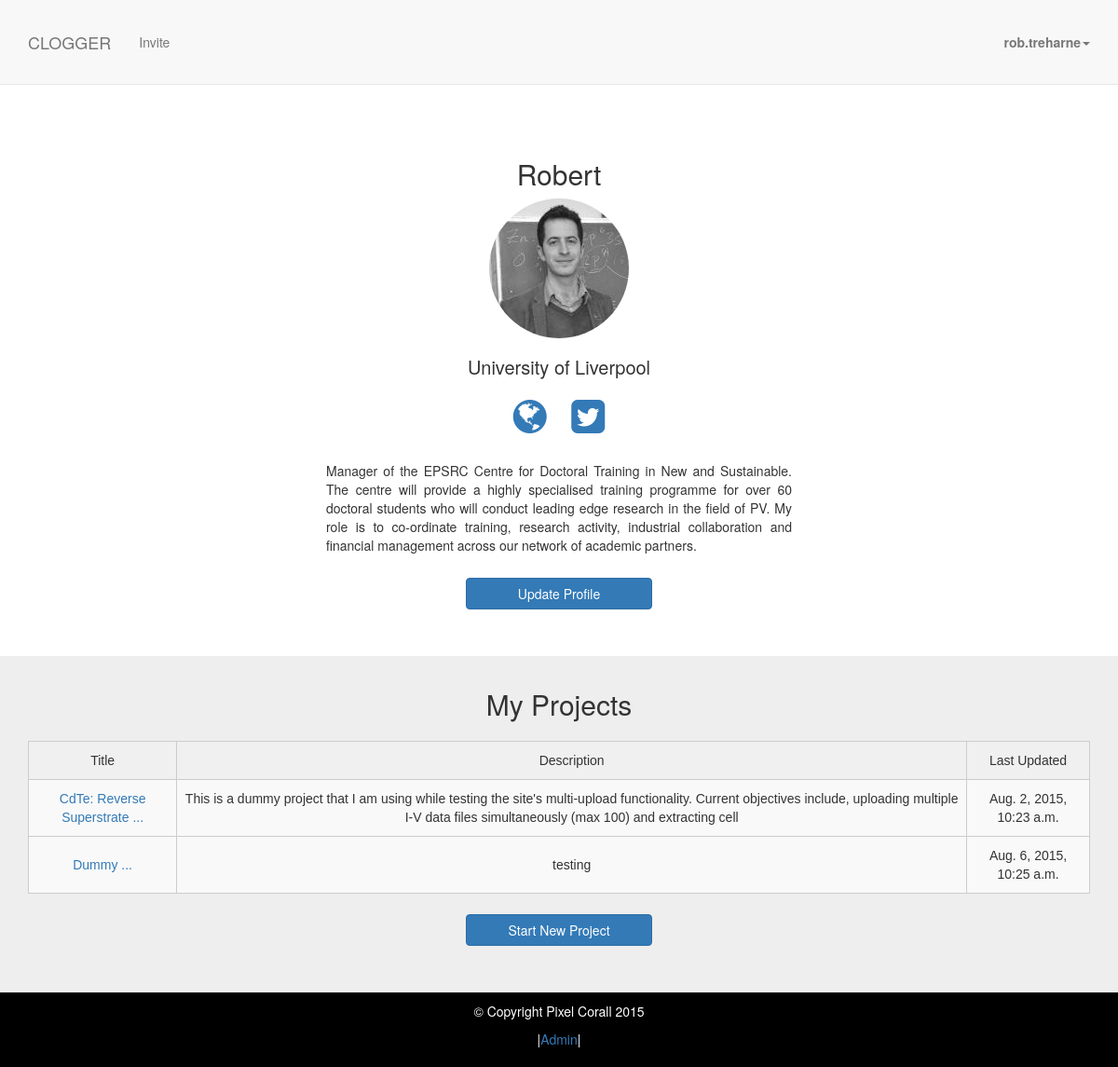
Before: /user/dashboard/ (signed in) with the older database file.
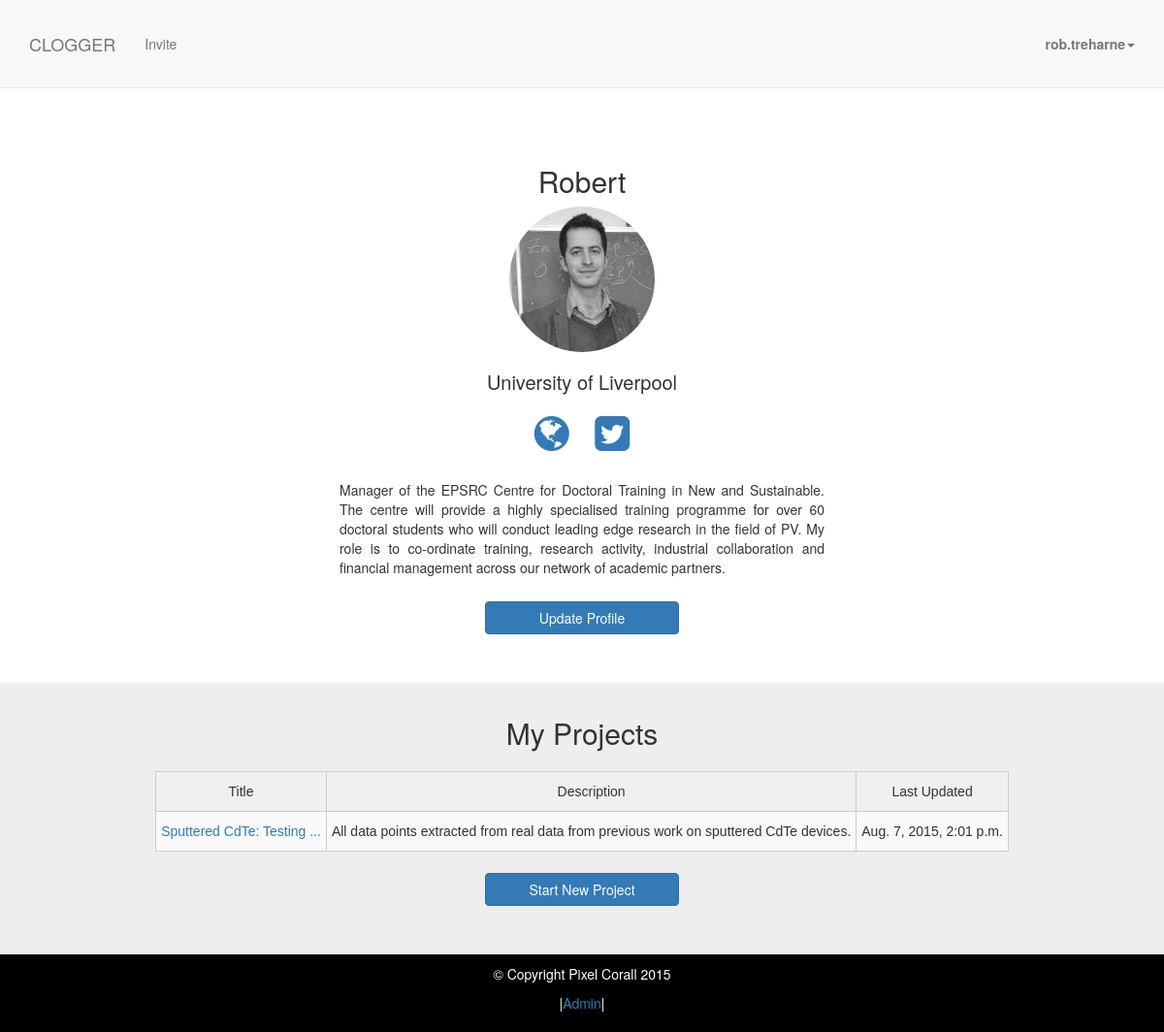
After: the same page with the newer database file.
### projects/models.py (models this page shows, shortened)
class Project(models.Model):
    owner = models.ForeignKey(UserProfile)
    title = models.CharField(max_length=50)
    description = models.TextField(max_length=200)
    start_date = models.DateTimeField(default=timezone.datetime.today())
    updated = models.DateTimeField(default=timezone.datetime.today())

### profiles/views.py (the view)
@login_required
def dashboard(request):
    profile = UserProfile.objects.get(user=request.user)
    projects = Project.objects.filter(owner = profile)
    dict = {'profile': profile, 'projects': projects}
    return render(request, 'dashboard.html', dict)

### profiles/templates/dashboard.html (shortened to what this page needs)
{% extends 'base.html' %}
{% load thumbnail %}
{% block content %}
    <section id="register" class="dashboard-profile-section">
        <div class="container">
            <div class="row">
                <div class="col-lg-12">
					<h2>{{profile.user.first_name}} {{profile.last_name}}</h2>
					{% thumbnail profile.picture "150x150" crop="center" as im %}
					<img class="profile-pic-lg" src="{{im.url}}" name="{{profile.user.first_name}} {{profile.user.last_name}}">
					{% endthumbnail %}
					<h3>{{profile.affiliation}}</h3>
					<p>
						{% if profile.url %}
						<a href="{{profile.url}}" target="_blank"><i class="fa fa-globe fa-3x"></i></a>
						{% endif %}
						{% if profile.twitter %}
						<a href="{{profile.twitter}}" target="_blank"><i class="fa fa-twitter-square fa-3x"></i></a>
						{% endif %}
					</p>
					{% if profile.bio %}
					<p class="bio">{{profile.bio}}</p>
					{% endif %}
					<div class="col-lg-12 center">
						<a class="btn btn-primary page-scroll" href="{% url 'update_profile' %}">Update Profile</a>
					</div>
				</div>
			</div>
		</div>
	</section>
    <section id="projects" class="dashboard-project-section">
        <div class="container">
            <div class="row">
                <div class="col-lg-12">
					<h2>My Projects</h2>
					{% if projects %}
						<table class="tg">
						  <tr>
							<th class="tg-031e">Title</th>
							<th class="tg-031e">Description</th>
							<th class="tg-031e">Last Updated</th>
						  </tr>
						{% for project in projects %}
						  <tr>
							  <td class="tg-4eph"><a href="/user/project/{{project.id}}">{{project.title|slice:":50"}} ...</a></td>
							  <td class="tg-4eph">{{project.description}}</td>
							  <td class="tg-4eph">{{project.updated}}</td>
						  </tr>
						{% endfor %}
						</table>
					{% else %}
					    <p>No projects<p>
				    {% endif %}
					<div class="col-lg-12 center">
						<a class="btn btn-primary page-scroll" href="{% url 'new_project' %}">Start New Project</a>
					</div>
                </div>
            </div>
		</div>
    </section>
{% endblock %}

Changed rows visible on the page:
removed Project: title "CdTe: Reverse Superstrate", description "This is a dummy project that I am using while testing the site's multi-upload functionality. Current objectives include, uploading multiple I-V data files simultaneously (max 100) and extracting cell", updated "Aug. 2, 2015, 10:23 a.m."
removed Project: title "Dummy", description "testing", updated "Aug. 6, 2015, 10:25 a.m."
added Project: title "Sputtered CdTe: Testing", description "All data points extracted from real data from previous work on sputtered CdTe devices.", updated "Aug. 7, 2015, 2:01 p.m."
